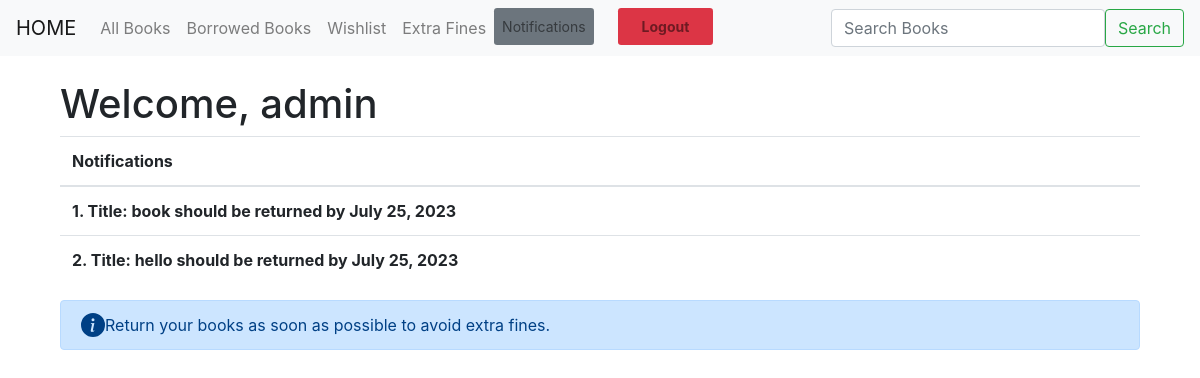
Screenshot of /dashboard/notifications/ (signed in) with the database file from the repository.
### library_app/models.py (models this page shows, shortened)
class Book(models.Model):
    title = models.CharField(max_length=255)
    author = models.CharField(max_length=255)
    isbn = models.CharField(max_length=255, unique=True)
    publisher = models.CharField(max_length=255)
    genre = models.CharField(max_length=255)
    language = models.CharField(max_length=255)
    publication_date = models.DateField()
    number_of_copies_available = models.IntegerField()

class BorrowedBook(models.Model):
    book = models.ForeignKey(Book, on_delete=models.CASCADE)
    user = models.ForeignKey('auth.User', on_delete=models.CASCADE)
    borrowed_date = models.DateField()
    due_date = models.DateField()

### library_app/views.py (the view)
# urls.py: path('notifications/', get_notifications, name='get_notifications')
def get_notifications(request):
    user = request.user
    due_date_list = []
    borrowed_books = BorrowedBook.objects.filter(user=user)
    for book in borrowed_books:
        if book.due_date -datetime.date.today() <= datetime.timedelta(days=30):
            due_date_list.append({'title': book.book.title, 'due_date': book.due_date})
    return render(request, 'notifications.html', context={'due_date_list': due_date_list})

### library_app/templates/notifications.html (shortened to what this page needs)
{% extends 'base.html' %}
{% block content %}
<div class="container mt-4">
  {% if user.is_authenticated %}
    <h1>Welcome, {{ user.username }}</h1>
  <table class="table">
  <thead>
    <tr>
      <th scope="col">Notifications</th>
    </tr>
  </thead>
  <tbody>
    {% for book in due_date_list %}
    <tr>
      <th scope="row">{{ forloop.counter }}. Title: {{ book.title }} should be returned by {{ book.due_date }}</th>
    </tr>
    {% endfor %}
  </tbody>
</table>
<div class="alert alert-primary d-flex align-items-center" role="alert">
  <svg class="bi flex-shrink-0 me-2" width="24" height="24" role="img" aria-label="Info:"><use xlink:href="#info-fill"/></svg>
  <div>
     Return your books as soon as possible to avoid extra fines.
  </div>
</div>
  {% else %}
    <h1>Welcome to the Library Management System.Please login to continue</h1>
  {% endif %}
</div>
{% endblock %}

### rows the page displays
Book: title "book"
BorrowedBook: due_date "July 25, 2023"
Book: title "hello"
BorrowedBook: due_date "July 25, 2023"

### other values shown
{{ user.username }} "admin"
